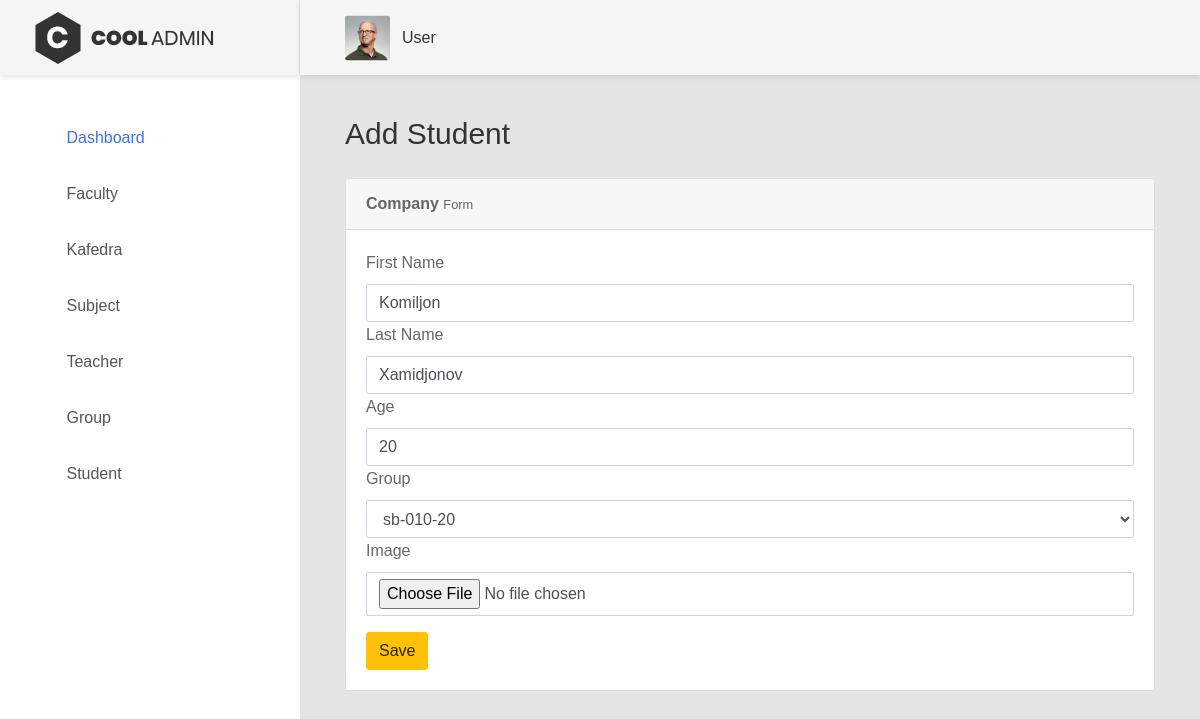
The app's page /student/1/edit/ (signed in) with its own data.
### adminapp/models.py (models this page shows)
class Student(models.Model):
    first_name = models.CharField(max_length=100, null=False, blank=False)
    last_name = models.CharField(max_length=100, null=False, blank=False)
    age = models.IntegerField(null=False, blank=False)
    group = models.ForeignKey(Group,null=True, on_delete=models.SET_NULL)
    image = models.ImageField(upload_to='images', null=True)

### adminapp/views.py (the view)
# urls.py: path('student/<int:pk>/edit/',student_edit, name='student_edit'),
@login_required_decorator
def student_edit(request,pk):
    model = Student.objects.get(pk=pk)
    form = StudentForm(request.POST or None,request.FILES or None, instance=model)
    if request.POST and form.is_valid():
        form.save()
        return redirect('student_list')
    ctx = {
        "model":model,
        "form":form
    }
    return render(request,'student/form.html',ctx)

### adminapp/forms.py
class StudentForm(forms.ModelForm):
    class Meta:
        model = Student
        fields= "__all__"
        widgets = {
        "first_name":forms.TextInput(attrs={'class':'form-control'}),
        "last_name":forms.TextInput(attrs={'class':'form-control'}),
        "age":forms.NumberInput(attrs={'class':'form-control'}),
        "group":forms.Select(attrs={'class':'form-control'}),
        "image": forms.FileInput(attrs={'class': 'form-control'})}

### adminapp/models.py (called while the page is built)
    def __str__(self):
        return self.name

### templates/student/form.html (shortened to what this page needs)
{% extends 'base.html' %}
{% load static %}
{% block content %}
 <div class="page-container">
    {%include 'userbar.html'%}
    <div class="main-content">
        <div class="section__content section__content--p30">
            <div class="container-fluid">
                <div class="row">
                    <div class="col-md-12">
                        <div class="overview-wrap">
                            <h2 class="title-1">Add Student</h2>
                        </div>
                    </div>
                </div>
                <br>
                <div class="row">
                    <div class="col-lg-12">
                        <div class="card">
                            <div class="card-header">
                                <strong>Company</strong>
                                <small> Form</small>
                            </div>
                            <div class="card-body card-block">
                                <form method="post" enctype="multipart/form-data">
                                    <div class="form-group">
                                        <label class=" form-control-label">First Name</label>
                                        {{ form.first_name }}
                                        <label class=" form-control-label">Last Name</label>
                                        {{ form.last_name }}
                                        <label class=" form-control-label">Age</label>
                                        {{ form.age }}
                                        <label class=" form-control-label">Group</label>
                                        {{ form.group }}
                                        <label  class=" form-control-label">Image</label>
                                        {{form.image}}
                                    </div>
                                    {% if model %}
                                    <button type="submit" class="btn btn-warning btn-md">Save</button>
                                    {% else %}
                                    <button type="submit" class="btn btn-success btn-md">Add</button>
                                    {% endif %}
                                </form>
                            </div>
                        </div>
                    </div>
                </div>
            </div>
        </div>
    </div>
</div>
{% endblock %}

### templates/userbar.html (shortened to what this page needs)
    {% load static%}
    <header class="header-desktop">
        <div class="section__content section__content--p30">
            <div class="container-fluid">
                <div class="header-wrap">
                    <div class="header-button">
                        <div class="account-wrap">
                            <div class="account-item clearfix js-item-menu">
                                <div class="image">
                                    <img src="{% static 'images/icon/avatar-01.jpg' %}" alt="John Doe" />
                                </div>
                                <div class="content">
                                    <a class="js-acc-btn" href="#">{{user.username}}</a>
                                </div>
                            </div>
                        </div>
                    </div>
                </div>
            </div>
        </div>
    </header>

### records on screen
Student: first_name "Komiljon", last_name "Xamidjonov", age "20", group "sb-010-20"

### other values on screen
{{ user.username }} "User"
